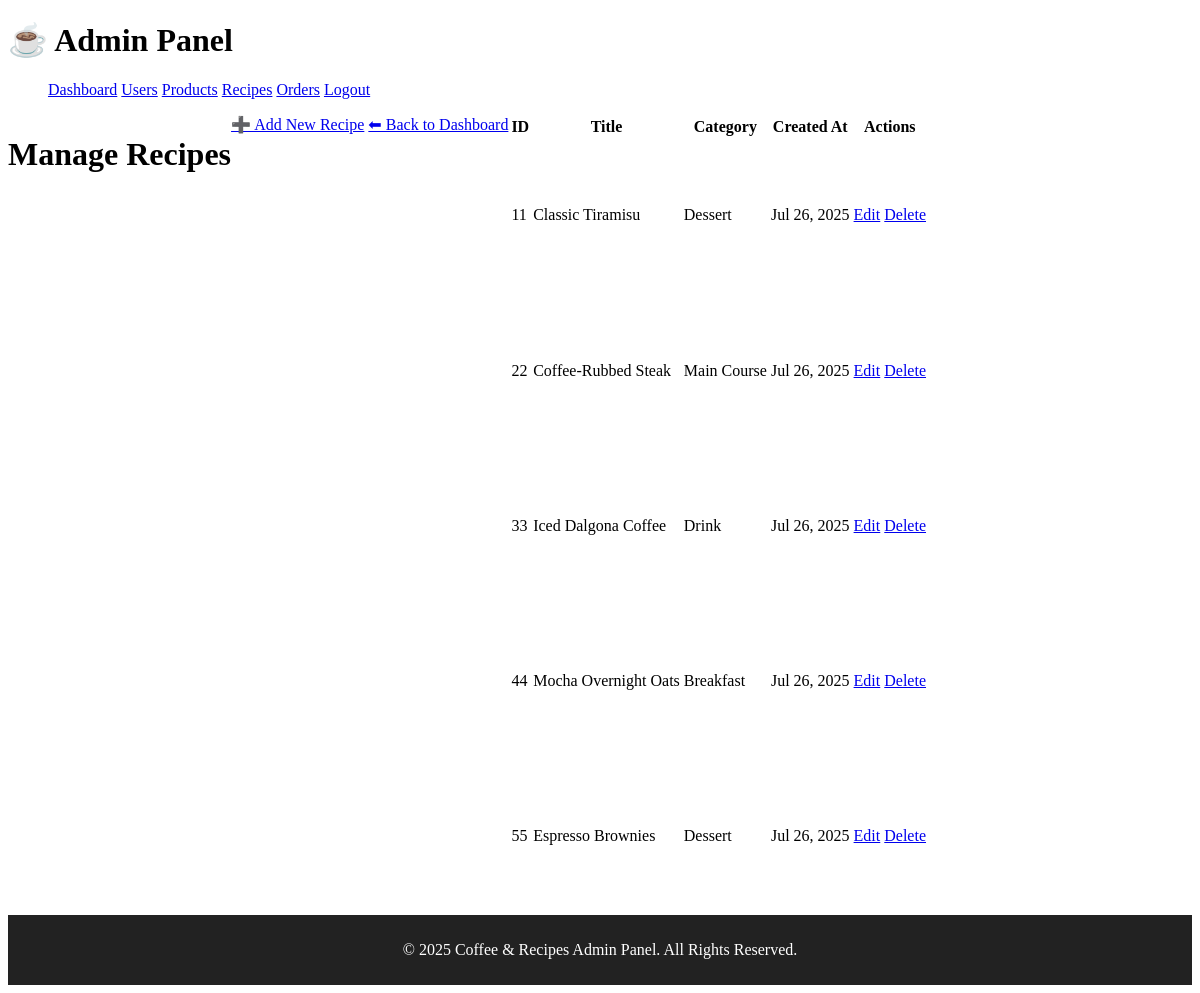
Screenshot of /admin/manage-recipes.php (signed in) with the database file from the repository.
### tables this page shows
CREATE TABLE `recipes` (
  `id` int(11) NOT NULL,
  `title` varchar(100) NOT NULL,
  `description` text DEFAULT NULL,
  `ingredients` text NOT NULL,
  `instructions` text NOT NULL,
  `prep_time` int(11) DEFAULT NULL,
  `cook_time` int(11) DEFAULT NULL,
  `servings` int(11) DEFAULT NULL,
  `difficulty` varchar(20) DEFAULT NULL,
  `category` varchar(50) NOT NULL,
  `image_path` varchar(255) DEFAULT NULL,
  `video_path` varchar(255) DEFAULT NULL,
  `user_id` int(11) DEFAULT NULL,
  `created_at` timestamp NOT NULL DEFAULT current_timestamp(),
  `updated_at` timestamp NOT NULL DEFAULT current_timestamp() ON UPDATE current_timestamp()
);

### includes/db.php (called while the page is built, shortened)
<?php
class Database {
    private $host = DB_HOST;
    private $user = DB_USER;
    private $pass = DB_PASS;
    private $dbname = DB_NAME;
    private $dbh;
    private $stmt;
    public function __construct() {
        $dsn = 'mysql:host=' . $this->host . ';dbname=' . $this->dbname;
        $options = array(
            PDO::ATTR_PERSISTENT => true,
            PDO::ATTR_ERRMODE => PDO::ERRMODE_EXCEPTION
        );
        try {
            $this->dbh = new PDO($dsn, $this->user, $this->pass, $options);
        } catch(PDOException $e) {
            $this->error = $e->getMessage();
            echo $this->error;
        }
    }
    public function query($sql) {
        $this->stmt = $this->dbh->prepare($sql);
    }
    public function bind($param, $value, $type = null) {
        if (is_null($type)) {
            switch (true) {
                case is_int($value):
                    $type = PDO::PARAM_INT;
                    break;
            }
        }
        $this->stmt->bindValue($param, $value, $type);
    }
    public function execute() {
        return $this->stmt->execute();
    }
    public function resultSet() {
        $this->execute();
        return $this->stmt->fetchAll(PDO::FETCH_OBJ);
    }
}
?>

### admin/manage-recipes.php (the view, shortened to what this page needs)
<?php
require_once '../includes/config.php';
require_once '../includes/db.php';
$db = new Database();
$db->query("SELECT * FROM recipes ORDER BY created_at DESC");
$recipes = $db->resultSet();
?>
<h1>Manage Recipes</h1>
<div class="action-buttons">
  <a href="add-recipe.php" class="btn btn-small">➕ Add New Recipe</a>
  <a href="dashboard.php" class="btn btn-small">⬅ Back to Dashboard</a>
</div>
<table class="admin-table">
  <thead>
    <tr>
      <th>ID</th>
      <th>Title</th>
      <th>Category</th>
      <th>Created At</th>
      <th>Actions</th>
    </tr>
  </thead>
  <tbody>
    <?php foreach ($recipes as $recipe): ?>
      <tr>
        <td><?= $recipe->id ?></td>
        <td><?= htmlspecialchars($recipe->title) ?></td>
        <td><?= htmlspecialchars($recipe->category) ?></td>
        <td><?= date("M d, Y", strtotime($recipe->created_at)) ?></td>
        <td>
          <a href="edit-recipe.php?id=<?= $recipe->id ?>" class="btn btn-sm btn-edit">Edit</a>
          <a href="?delete=<?= $recipe->id ?>" class="btn btn-sm btn-delete" onclick="return confirm('Delete this recipe?');">Delete</a>
        </td>
      </tr>
    <?php endforeach; ?>
  </tbody>
</table>
<?php
$content = ob_get_clean();
include '../admin/admin-header.php';
echo $content;
include '../admin/admin-footer.php';
?>

### rows the page displays
recipes: id "11", title "Classic Tiramisu", category "Dessert", created_at "Jul 26, 2025"
recipes: id "22", title "Coffee-Rubbed Steak", category "Main Course", created_at "Jul 26, 2025"
recipes: id "33", title "Iced Dalgona Coffee", category "Drink", created_at "Jul 26, 2025"
recipes: id "44", title "Mocha Overnight Oats", category "Breakfast", created_at "Jul 26, 2025"
recipes: id "55", title "Espresso Brownies", category "Dessert", created_at "Jul 26, 2025"
